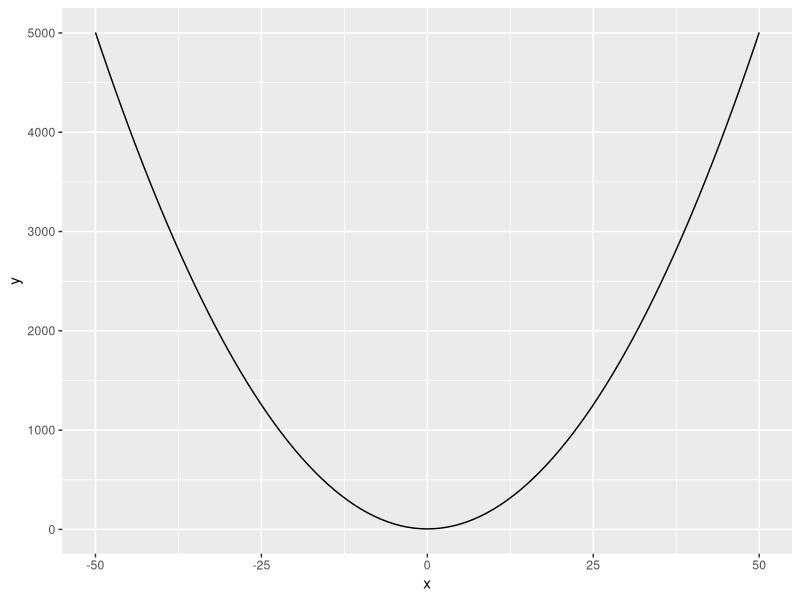

This figure's R source:
## ---- chunk 1
knitr::opts_chunk$set(echo = TRUE)

# Packages
library(ggplot2)
## ---- chunk 2
# define equation
e <- function(x){2*x^2+5}

# plot equation
ggplot(
  data.frame(x=c(-50,50)),
  aes(x=x)
) +
  stat_function(fun = e)
